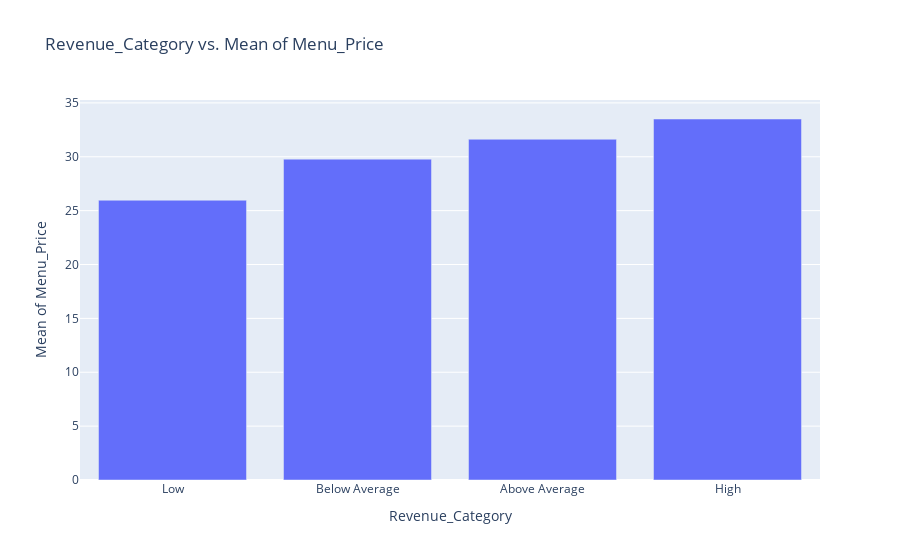

Notebook source saved alongside this figure:
### Code cell
target_sum_with_num_plotly(data, target_cat, 'Menu_Price')

### Figure 1 — Plotly figure (JSON) as saved in the notebook; plotly's stock layout.template omitted (floating-point values rounded to 4 significant figures)
{"data": [{"alignmentgroup": "True", "hovertemplate": "Revenue_Category=%{x}<br>Mean of Menu_Price=%{y}<extra></extra>", "legendgroup": "", "marker": {"color": "#636efa", "pattern": {"shape": ""}}, "name": "", "offsetgroup": "", "orientation": "v", "showlegend": false, "textposition": "auto", "type": "bar", "x": ["Low", "Below Average", "Above Average", "High"], "xaxis": "x", "y": [25.97, 29.78, 31.63, 33.5], "yaxis": "y"}], "layout": {"barmode": "relative", "legend": {"tracegroupgap": 0}, "title": {"text": "Revenue_Category vs. Mean of Menu_Price"}, "xaxis": {"anchor": "y", "domain": [0, 1], "title": {"text": "Revenue_Category"}}, "yaxis": {"anchor": "x", "domain": [0, 1], "title": {"text": "Mean of Menu_Price"}}}}
